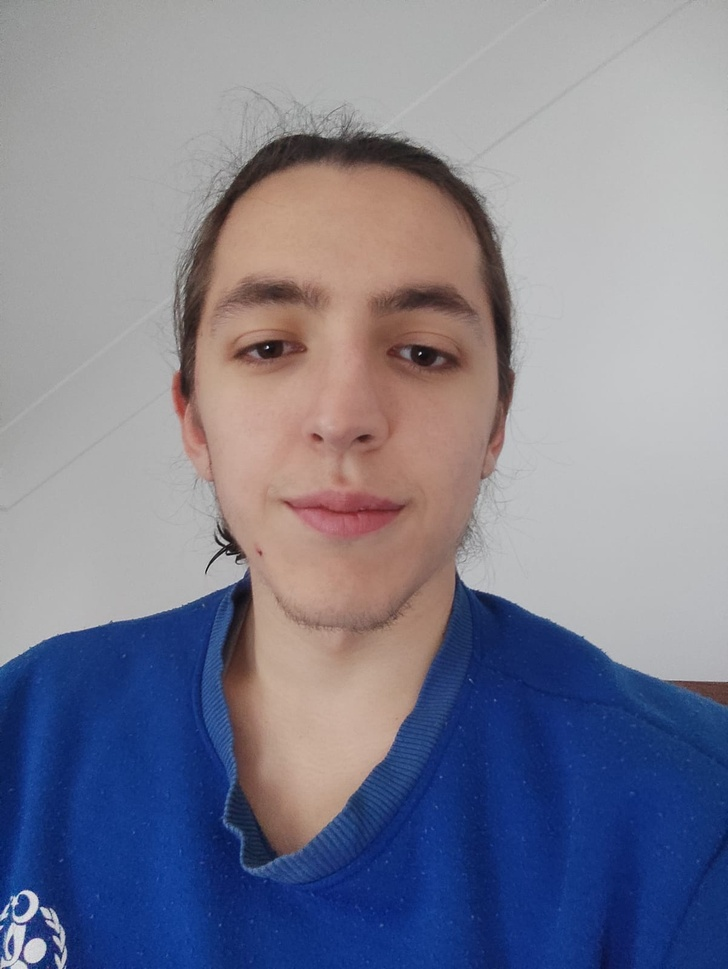
#> input picture HW3/photo.jpeg, 728 x 969 px, shrunk from 1202 x 1600 before the run, found by its file name
$ jupyter execute HW3_1.ipynb   (shell and % lines are left out)
#> lines starting #> are read from the running program, lines starting #| are printed output that depends on the picture
<a href="https://colab.research.google.com/github/Bbuyukyilmaz/ELE492---Image-Processing-Homeworks/blob/main/HW3/HW3_1.ipynb" target="_parent"></a>

[cell 1]
# Description : This code was written by Barış Büyükyılmaz for ELE492 third homework.
import numpy as np
import matplotlib.pyplot as plt

from skimage import img_as_uint
from skimage.io import imshow, imread
from skimage.color import rgb2hsv
from skimage.color import rgb2gray

[cell 2]
photo = imread('/content/ELE492---Image-Processing-Homeworks/HW3/photo.jpeg')   # Read image
#> photo is the input picture: shape (969, 728, 3); mean R, G, B 126.7, 127.3, 144.8
imshow(photo)                                                                   # Display image

[cell 3]
photo.shape
#> Out = (969, 728, 3)

[cell 4]
fig, ax = plt.subplots(1, 3, figsize=(6,4), sharey=True)  # Create 3 subplots

slice_with = int(photo.shape[1]/3)                        # Store image with as int
#> slice_with = 242

ax[0].imshow(photo[:, 0 : slice_with])                    # Display columns 0 to slice_with
ax[0].set_title('Left')                                   # Set title as Left

ax[1].imshow(photo[:, slice_with : slice_with * 2])       # Display columns slice_with to 2 times slice_with
ax[1].set_title('Middle')                                 # Set title as Middle

ax[2].imshow(photo[:, slice_with * 2 : ])                 # Display columns 2 times slice_with to end
ax[2].set_title('Right')                                  # Set title as Right
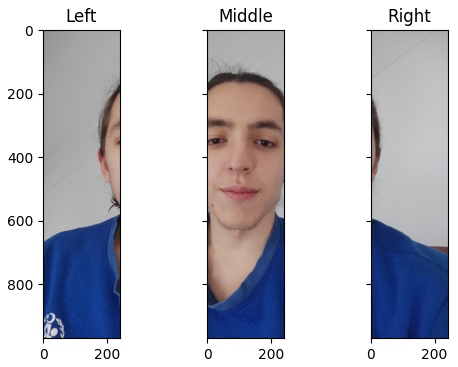
#> figure drawn by matplotlib, 3 panels

[cell 5]
imshow(photo[int(photo.shape[0]/3) : int(photo.shape[0]*2/5), int(photo.shape[1]/3) : int(photo.shape[1]*2/3)])   # Display image rows height/3 to height*2/5 and colums width/3 to width*2/3
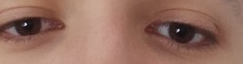
#> shown: shape (64, 243, 3); mean R, G, B 148.7, 109.8, 95.9

[cell 6]
fig, ax = plt.subplots(1, 3, figsize=(12,4), sharey=True)     # Create 3 subplots

ax[0].imshow(photo[:,:,0], cmap='Reds')                       # Display Red values of image
ax[0].set_title('Red')                                        # Set title Red

ax[1].imshow(photo[:,:,0], cmap='Greens')                     # Display Green values of image
ax[1].set_title('Green')                                      # Set title Green

ax[2].imshow(photo[:,:,0], cmap='Blues')                      # Display Blue values of image
ax[2].set_title('Blue')                                       # Set title Blue
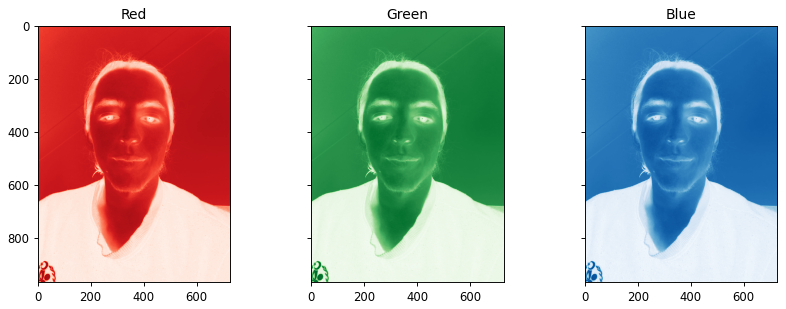
#> figure drawn by matplotlib, 3 panels

[cell 7]
photo_hsv = rgb2hsv(photo)                                  # Convert image RGB to HSV
#> photo_hsv: shape (969, 728, 3) float64; mean of channels 0, 1, 2 0.31, 0.323, 0.614
fig, ax = plt.subplots(1, 3, figsize=(12,4), sharey=True)   # Create 3 subplots

ax[0].imshow(photo_hsv[:,:,0], cmap='hsv')                  # Display Hue values
ax[0].set_title('Hue')                                      # Set title Hue

ax[1].imshow(photo_hsv[:,:,1], cmap='hsv')                  # Display Saturation Values
ax[1].set_title('Saturation')                               # Set title Saturation

ax[2].imshow(photo_hsv[:,:,2], cmap='hsv')                  # Display Value Values
ax[2].set_title('Value')                                    # Set title Value
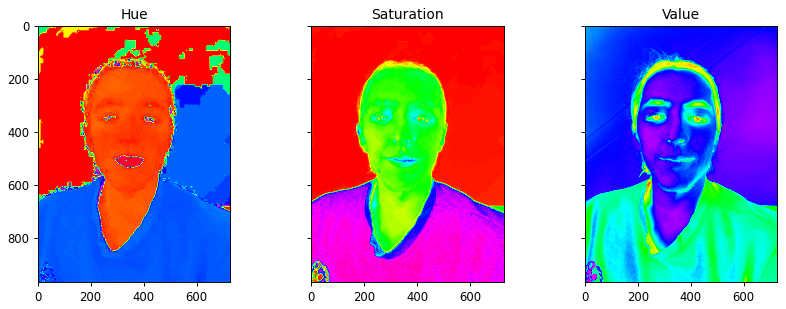
#> figure drawn by matplotlib, 3 panels

[cell 8]
photo_gray = rgb2gray(photo)                                # Convert image rgb to gray
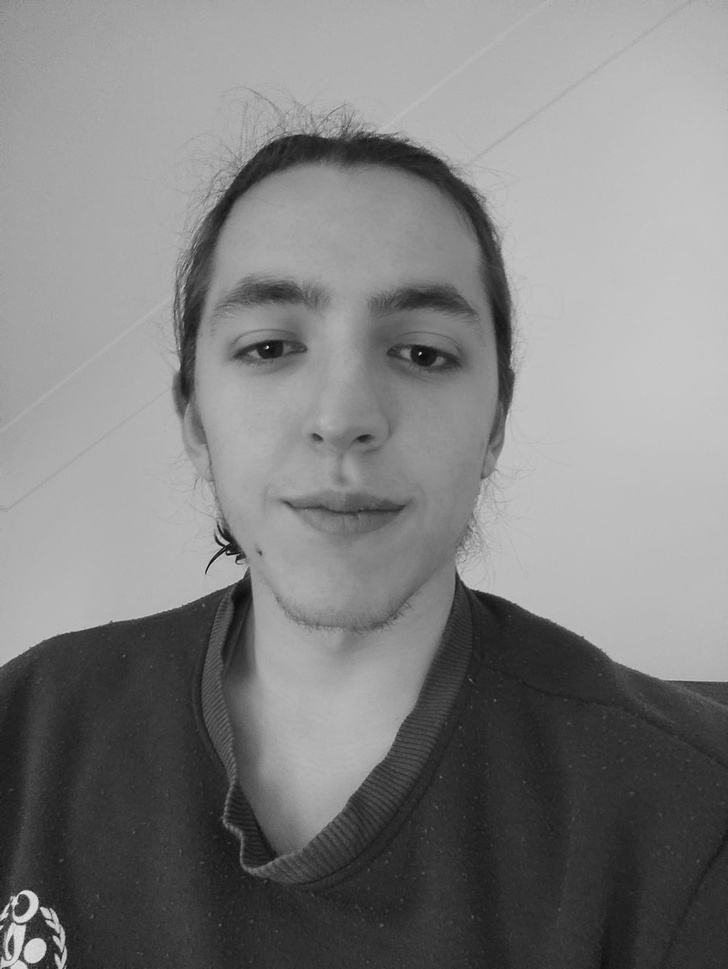
#> photo_gray: shape (969, 728) float64; min 0.0182, max 0.924, mean 0.504

fig, ax = plt.subplots(1, 5, figsize=(17,9), sharey=True)   # Create 3 subplots

ax[0].imshow(photo_gray, cmap='gray')                       # Display gray image
ax[0].set_title('Grayscale Original')                       # Set title

ax[1].imshow(img_as_uint(photo_gray > 0.25), cmap='gray')   # Display image that is pixel value greater than 0.25
ax[1].set_title('Greater than 0.25')                        # Set title

ax[2].imshow(img_as_uint(photo_gray > 0.5), cmap='gray')    # Display image that pixel value greater than 0.50
ax[2].set_title('Greater than 0.50')                        # Set title

ax[3].imshow(img_as_uint(photo_gray > 0.75), cmap='gray')   # Display image that pixel value greater than 0.70
ax[3].set_title('Greater than 0.75')                        # Set title

ax[4].imshow(img_as_uint(photo_gray > np.mean(photo_gray)), cmap='gray')  # Display image that pixel value greater than mean
ax[4].set_title('Greater than Mean')                                      # Set title
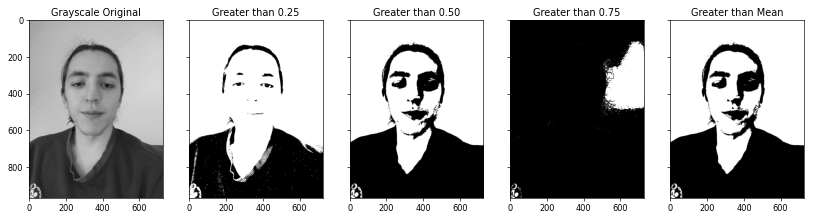
#> figure drawn by matplotlib, 5 panels
